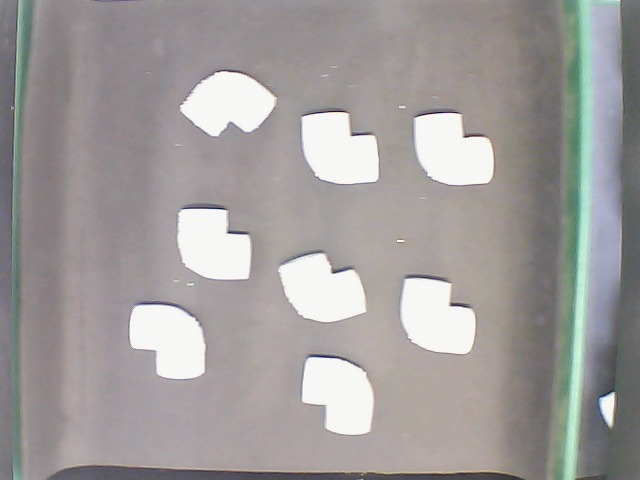
#> input picture Images/frame1.jpeg, 640 x 480 px, given in place of elbow_24.mp4, which was not available
$ python 'Tracking Video Count.py'
#> lines starting #> are read from the running program, lines starting #| are printed output that depends on the picture; after the words box and inside, x2 and y2 are one past the last pixel; in counts of white or black regions, pixels touching at a corner belong together; pictures that were not available may be replaced by others from this repository, and a replacement may not be noted
import cv2
import numpy as np
import pandas as pd

cap = cv2.VideoCapture('elbow_24.mp4')

def CheckEntranceLineCrossing(x, CoorXEntranceLine):
   AbsDistance = abs(x - CoorXEntranceLine)
   if ((AbsDistance <= 9) and (x <= CoorXEntranceLine)): #change here 5 based on frame rate
      return 1
   else:
      return 0
"""
def CheckExitLineCrossing(x,CoorXExitLine):
   AbsDistance = abs(x - CoorXExitLine)
   if ((AbsDistance <= 50) and (x < CoorXExitLine)):
	   return 1
   else:
	   return 0
"""
counter = 0
EntranceCounter = 0
ExitCounter = 0

while True:
   i = 0
   for i in range(500000):   #for delay in frames
      i = i+1
   ret,frame = cap.read()
#> frame is the input picture: shape (480, 640, 3); mean B, G, R 156, 156.7, 160.4
   #frame = cv2.rotate(frame,cv2.ROTATE_90_CLOCKWISE)
   #frame = cv2.resize(frame,(310,375))
   #frame = frame[95:405,0:375]
   frame = frame[10:,100:600]
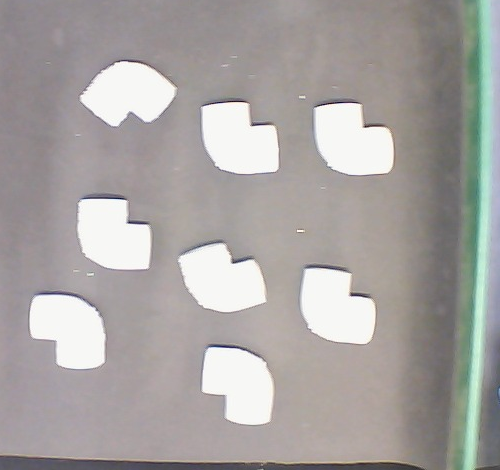
#> frame: shape (470, 500, 3); mean B, G, R 162.3, 164, 167.9
   gray = cv2.cvtColor(frame, cv2.COLOR_BGR2GRAY)
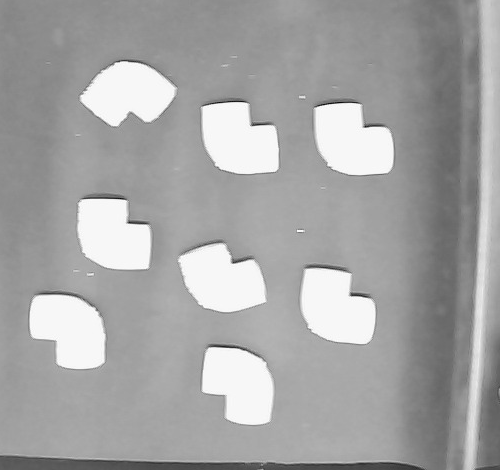
#> gray: shape (470, 500); min 7, max 255, mean 164.9
   #(thresh, binary) = cv2.threshold(gray, 70, 255, cv2.THRESH_BINARY)
   (thresh, binary) = cv2.threshold(gray, 200, 255, cv2.THRESH_BINARY)
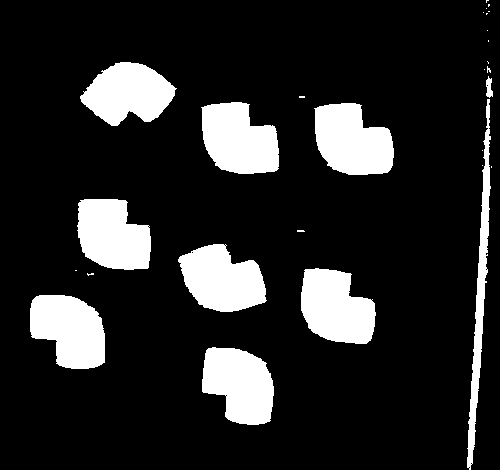
#> binary: shape (470, 500); 15.5% white; 28 white regions (18 under 20 px), largest, box (x1, y1, x2, y2) and area: (314, 103, 394, 175) 4356, (201, 102, 279, 174) 4301, (301, 268, 376, 344) 4263
   # [4 lines of commented-out code are left out]
   kernel = cv2.getStructuringElement(cv2.MORPH_RECT, (3, 3))
   erosion_image = cv2.erode(binary, kernel, iterations=5)
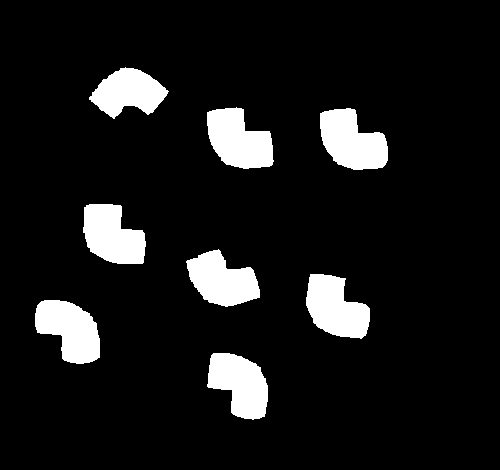
#> erosion_image: shape (470, 500); 9.5% white; 8 white regions
   #dilation_image = cv2.dilate(binary, kernel, iterations=2)
   #morph = cv2.morphologyEx(mask, cv2.MORPH_CLOSE, kernel)
   contours,d = cv2.findContours(erosion_image,cv2.RETR_EXTERNAL,cv2.CHAIN_APPROX_SIMPLE)
#> contours = 8 contours; box (x1, y1, x2, y2) and area: (320, 108, 388, 170) 2824, (207, 107, 274, 169) 2782, (306, 274, 370, 339) 2734, (35, 300, 100, 364) 2725, (207, 353, 268, 420) 2678, (83, 204, 146, 264) 2654, (186, 249, 260, 307) 2606, (89, 67, 169, 119) 2404; d = [[1, -1, -1, -1], [2, 0, -1, -1], [3, 1, -1, -1], [4, 2, -1, -1], [5, 3, -1, -1], [6, 4, -1, -1], [7, 5, -1, -1], [-1, 6, -1, -1]]
   CoorXEntranceLine =  50
   CoorXExitLine = 200
   cv2.line(frame, (CoorXEntranceLine,0), (CoorXEntranceLine,700), (255, 0, 0), 2)
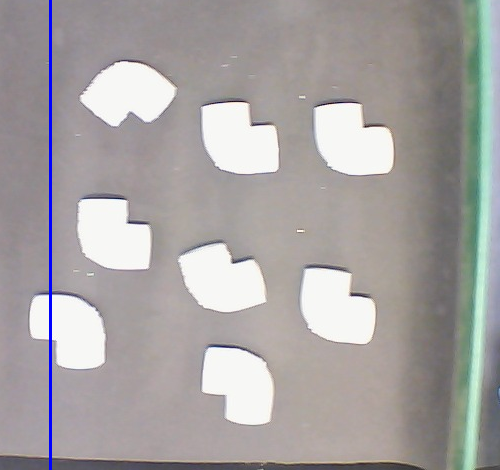
#> frame: shape (470, 500, 3); 0.6% of pixels changed, all inside (x1, y1, x2, y2) = (49, 0, 52, 470)
   #cv2.line(frame, (CoorXExitLine,0), (CoorXExitLine,310), (0, 0, 255), 2)
   for cnt in contours:
      area = cv2.contourArea(cnt)
      if 1000 <area< 4000:
      #if 100<area<900:

         (x,y,w,h) = cv2.boundingRect(cnt)
         cv2.rectangle(frame,(x,y),(x+w,y+h),(0,255,0),3)
         CoordXCentroid = int((x+x+w)/2)
         CoordYCentroid = int((y+y+h)/2)
         ObjectCentroid = (CoordXCentroid,CoordYCentroid)
         cv2.circle(frame, ObjectCentroid, 1, (0, 0, 255), 7)
         if (CheckEntranceLineCrossing(CoordXCentroid,CoorXEntranceLine))==1 :
            ExitCounter += 1
#> this loop made 8 passes
#> (area, x, y, w, h, CoordXCentroid, CoordYCentroid, AbsDistance in CheckEntranceLineCrossing) on passes 1 to 8: (2677.5, 207, 353, 61, 67, 237, 386, 187), (2725, 35, 300, 65, 64, 67, 332, 17), (2734.5, 306, 274, 64, 65, 338, 306, 288), (2606.5, 186, 249, 74, 58, 223, 278, 173), (2654.5, 83, 204, 63, 60, 114, 234, 64), (2824.5, 320, 108, 68, 62, 354, 139, 304), (2781.5, 207, 107, 67, 62, 240, 138, 190), (2403.5, 89, 67, 80, 52, 129, 93, 79)
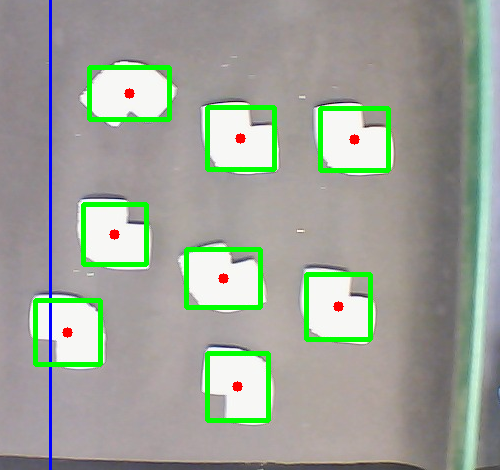
#> frame: shape (470, 500, 3); 4.63% of pixels changed, all inside (x1, y1, x2, y2) = (33, 65, 391, 423)
#> after the loop, ExitCounter = 0

   count = "Counts:"+str(ExitCounter)
#> count = 'Counts:0'
   cv2.putText(frame, count, (5, 30), cv2.FONT_HERSHEY_COMPLEX_SMALL, 1, (0, 0, 255), 1)
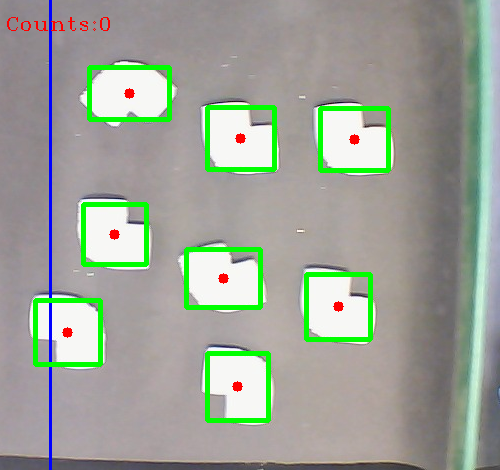
#> frame: shape (470, 500, 3); 0.14% of pixels changed, all inside (x1, y1, x2, y2) = (7, 17, 110, 31)
   cv2.imshow("frame",erosion_image)
   cv2.imshow("contours",frame)
   key = cv2.waitKey(1)
#> (key Esc is pressed here)
   if key == 27:  #esc key for destroy all the windows
      break

cap.release()
cv2.destroyAllWindows()

$ run again, on Images/frame2.jpeg
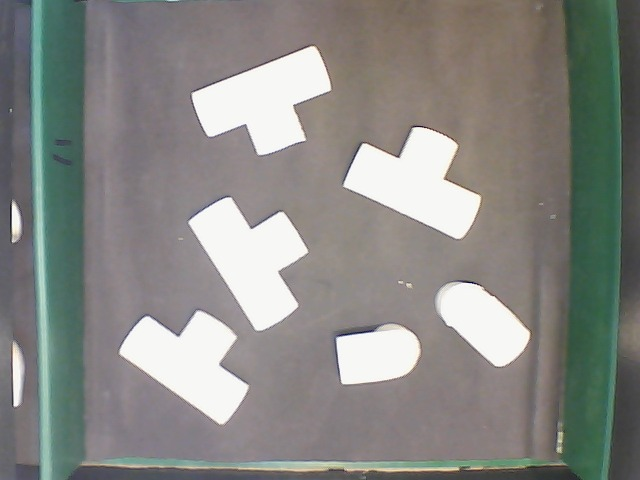
#> input picture Images/frame2.jpeg, 640 x 480 px, given in place of elbow_24.mp4, which was not available
#> frame is the input picture: shape (480, 640, 3); mean B, G, R 132.2, 136, 135.6
#> `(thresh, binary) = cv2.threshold(gray, 200, 255, cv2.THRESH_BINARY)`:
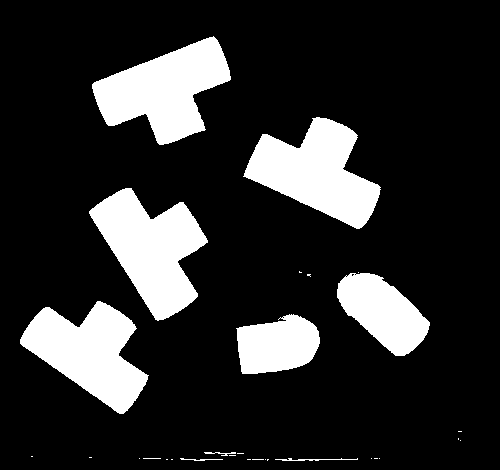
#> binary: shape (470, 500); 17.6% white; 30 white regions (21 under 20 px), largest, box (x1, y1, x2, y2) and area: (89, 188, 208, 321) 8395, (92, 36, 231, 145) 8260, (243, 117, 381, 229) 8205
#> erosion_image: shape (470, 500); 11.6% white; 6 white regions
#> contours = 6 contours; box (x1, y1, x2, y2) and area: (97, 195, 199, 314) 5504, (99, 44, 225, 139) 5502, (252, 123, 374, 222) 5404, (27, 309, 141, 406) 4990, (343, 279, 423, 350) 2764, (242, 320, 314, 369) 2364; d = [[1, -1, -1, -1], [2, 0, -1, -1], [3, 1, -1, -1], [4, 2, -1, -1], [5, 3, -1, -1], [-1, 4, -1, -1]]
#> the loop `for cnt in contours:` made 6 passes
#> (area, x, y, w, h, CoordXCentroid, CoordYCentroid, AbsDistance in CheckEntranceLineCrossing) on passes 1, 3: (2364, 242, 320, 72, 49, 278, 344, 228), (2763.5, 343, 279, 80, 71, 383, 314, 333)
#> after the loop `for cnt in contours:`: ExitCounter = 0
#> count = 'Counts:0'
#> `cv2.putText(frame, count, (5, 30), cv2.FONT_HERSHEY_COMPLEX_SMALL, 1, ..`:
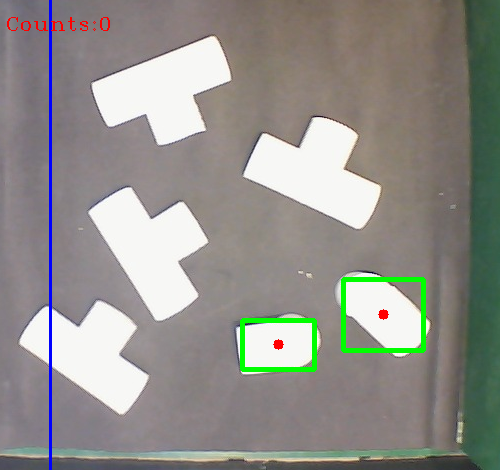
#> frame: shape (470, 500, 3); mean B, G, R 139.2, 144.2, 145.8
